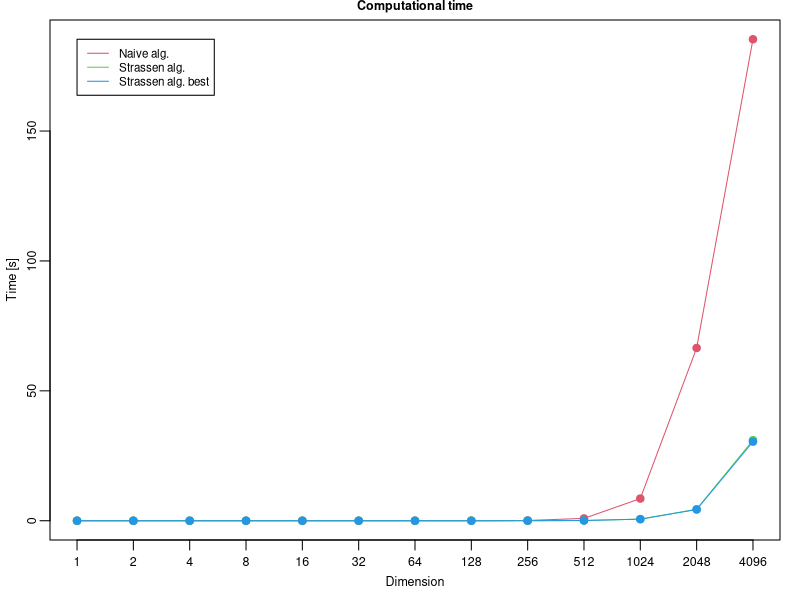
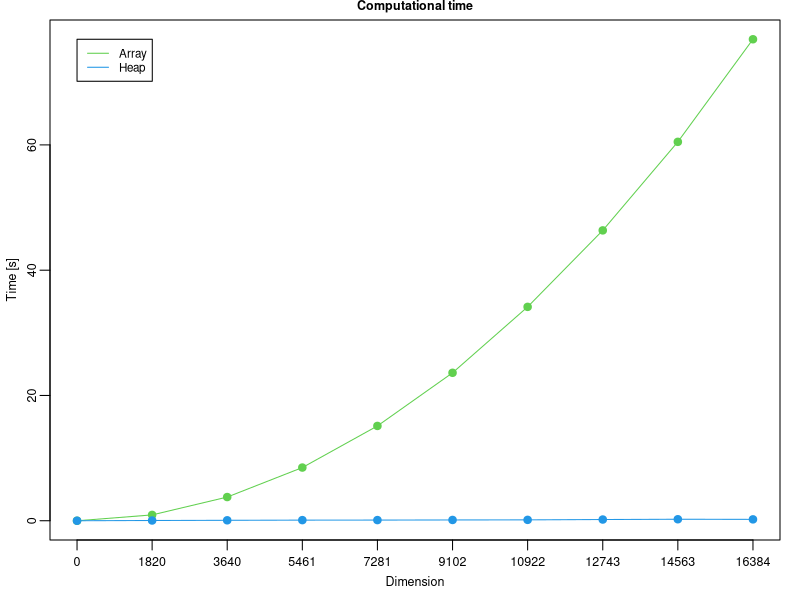

Here is the R script that generated these plots, in order:
setwd("/home/angela/Documenti/Algorithmic Design/Algorithmic_Design/Homeworks")

## Strassen's Algorithm

T <- as.matrix(read.csv("times_Strassen.csv", head = TRUE, sep = "\t"))
n <- seq(0, 0, l = dim(T)[1])
naive <- seq(0, 0, l = dim(T)[1])
strassen <- seq(0, 0, l = dim(T)[1])
strassen_bst <- seq(0, 0, l = dim(T)[1])
for(i in 1:dim(T)[1]) {
	n[i] <- T[i, 1]
	naive[i] <- T[i, 2]
	strassen[i] <- T[i, 3]
	strassen_bst[i] <- T[i, 4]
}

naive[2] <- 0.000001
strassen[2] <- 0.000001
strassen[3] <- 0.000001
strassen_bst[2] <- 0.000001
strassen_bst[3] <- 0.000001

maxylim <- max(as.numeric(naive), as.numeric(strassen), as.numeric(strassen_bst))
#png(width=1366, height=810, pointsize=15, file="strassen.png")
png(width=8, height=6, units = "cm", res = 300, pointsize = 10, file="strassen.png")
par(mar=c(3,2.5,1,1), mgp=c(1.5, 0.5, 0)) # mar=c(bottom, left, top, right), c(axis title, axis labels, axis line). default: mar=c(5, 4, 4, 2) + 0.1, mgp=c(3, 1, 0)
plot(log(n), naive, type="p", pch = 21, xaxt = "n", xlab = "Dimension", ylab = "Time [s]", col = 2, bg = 2, cex.axis=.75, cex.lab=.75)
lines(log(n), naive, col = 2)
points(log(n), strassen, pch = 21, col = 3, bg=3)
lines(log(n), strassen, col = 3)
points(log(n), strassen_bst, pch = 21, col = 4, bg=4)
lines(log(n), strassen_bst, col = 4)
title("Computational time", adj = 0.5, line = 0.5, cex.main=.75)
axis(1, at = log(n), labels = n, cex.axis = .75)
legend(x = 0, y = maxylim, legend=c("Naive alg.", "Strassen alg.", "Strassen alg. best"), col = c(2, 3, 4), lty=1, cex=.7)
dev.off()


## Binary Heap

T <- as.matrix(read.csv("times_delete_min.csv", head = TRUE, sep = "\t"))
n <- seq(0, 0, l = dim(T)[1])
heap <- seq(0, 0, l = dim(T)[1])
array <- seq(0, 0, l = dim(T)[1])
for(i in 1:dim(T)[1]) {
	n[i] <- T[i, 1]
	heap[i] <- T[i, 2]
	array[i] <- T[i, 3]
}

maxylim <- max(as.numeric(array), as.numeric(heap))
#png(width=1366, height=810, pointsize=15, file="heap.png"))
png(width=8, height=6, units = "cm", res = 300, pointsize = 10, file="heap.png")
par(mar=c(3,2.5,1,1), mgp=c(1.5, 0.5, 0)) # mar=c(bottom, left, top, right), c(axis title, axis labels, axis line). default: mar=c(5, 4, 4, 2) + 0.1, mgp=c(3, 1, 0)
plot(n, array, type="p", pch = 21, xaxt = "n", xlab = "Dimension", ylab = "Time [s]", col = 3, bg = 3, cex.axis=.75, cex.lab=.75)
lines(n, array, col = 3)
points(n, heap, pch = 21, col = 4, bg=4)
lines(n, heap, col = 4)
title("Computational time", adj = 0.5, line = 0.5, cex.main=.75)
axis(1, at = n, labels = n, cex.axis = .75)
legend(x = 0, y = maxylim, legend=c("Array", "Heap"), col = c(3, 4), lty=1, cex=.7)
dev.off()
